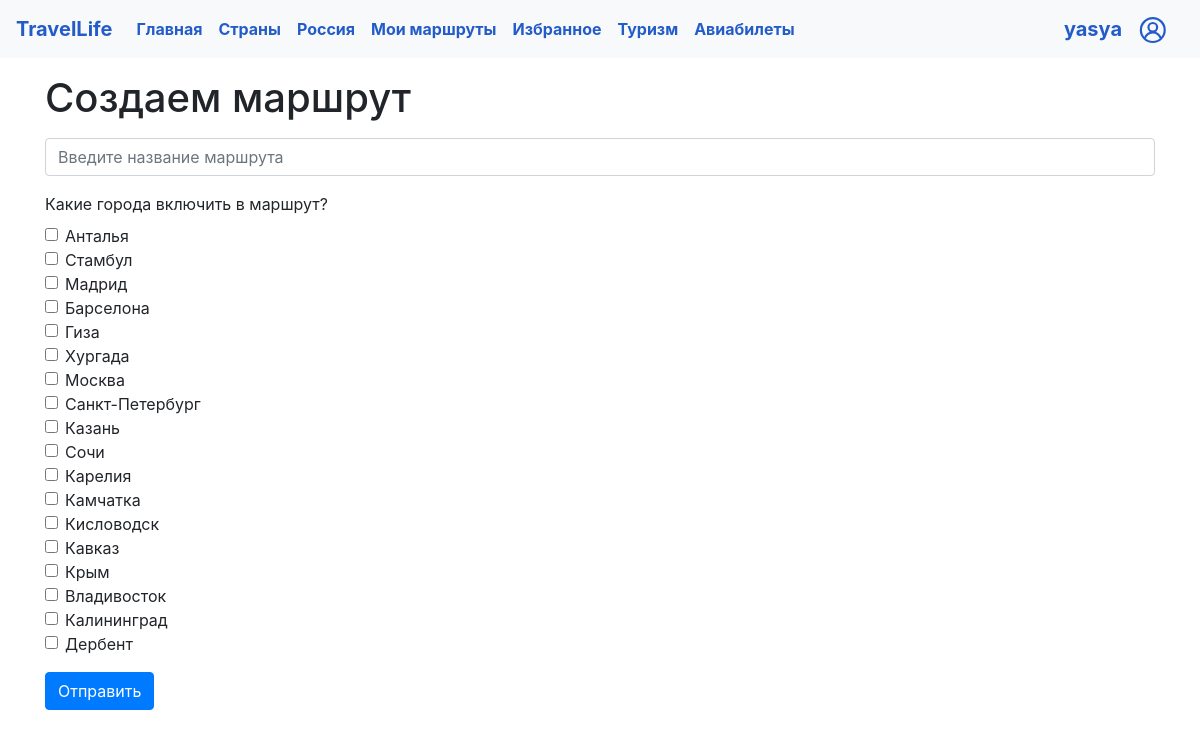
Screenshot of /create_plan (signed in) with the database file from the repository.
### data/users.py (models this page shows, shortened)
class User(SqlAlchemyBase, UserMixin):
    __tablename__ = 'users'
    id = sqlalchemy.Column(sqlalchemy.Integer,
                           primary_key=True, autoincrement=True)
    surname = sqlalchemy.Column(sqlalchemy.String, nullable=True)
    name = sqlalchemy.Column(sqlalchemy.String, nullable=True)
    age = sqlalchemy.Column(sqlalchemy.Integer, nullable=True)
    email = sqlalchemy.Column(sqlalchemy.String,
                              index=True, unique=True, nullable=True)
    hashed_password = sqlalchemy.Column(sqlalchemy.String, nullable=True)
    liked_countries = sqlalchemy.Column(sqlalchemy.String, nullable=True)
    liked_cities = sqlalchemy.Column(sqlalchemy.String, nullable=True)
    plans = sqlalchemy.Column(sqlalchemy.String, nullable=True)

### data/cities.py (models this page shows)
class City(SqlAlchemyBase, UserMixin):
    __tablename__ = 'cities'
    id = sqlalchemy.Column(sqlalchemy.Integer,
                           primary_key=True, autoincrement=True)
    name = sqlalchemy.Column(sqlalchemy.String, nullable=True)
    tourism = sqlalchemy.Column(sqlalchemy.String, nullable=True)
    text = sqlalchemy.Column(sqlalchemy.String, nullable=True)

### data/russian_cities.py (models this page shows)
class RussianCity(SqlAlchemyBase, UserMixin):
    __tablename__ = 'russian_cities'
    id = sqlalchemy.Column(sqlalchemy.Integer,
                           primary_key=True, autoincrement=True)
    city = sqlalchemy.Column(sqlalchemy.String, nullable=True)
    subject = sqlalchemy.Column(sqlalchemy.String, nullable=True)
    tourism = sqlalchemy.Column(sqlalchemy.String, nullable=True)

### main.py (the view, shortened to what this page needs)
@app.route('/create_plan', methods=['POST', 'GET'])
def create_plan():
    db_sess = db_session.create_session()
    cities = db_sess.query(City.name).all()
    cities_new = [x[0] for x in cities]
    russian_cities = db_sess.query(RussianCity.city).all()
    russian_cities_new = [x[0] for x in russian_cities]
    list_cities = cities_new + russian_cities_new
    selected_city = []
    plans = current_user.plans
    id = current_user.id
    if request.method == 'GET':
        return render_template('create_plan.html', title='Создаю маршрут', cities=list_cities)

### data/db_session.py (called while the page is built)
def create_session() -> Session:
    global __factory
    return __factory()

### main.py (called while the page is built)
@login_manager.user_loader
def load_user(user_id):
    db_sess = db_session.create_session()
    return db_sess.query(User).get(user_id)

### templates/create_plan.html (shortened to what this page needs)
{% extends "base.html" %}
{% block content %}
<div class="login_form" method="post">
        <h1>Создаем маршрут</h1>
    <form class="login_form" method="post">
        <input type="name" class="form-control" id="name" placeholder="Введите название маршрута" name="name">
        <div class="form-group">
            <label for="form-check">Какие города включить в маршрут?</label>
            {% set cities_list = cities %}
            {% for city in cities_list %}
            <div class="form-check">
                <input class="form-check-input" type="checkbox" name="{{city}}" id="{{city}}" value="{{city}}">
                <label class="form-check-label" for="{{city}}">
                    {{city}}
                </label>
            </div>
            {% endfor %}
        </div>
        <button type="submit" class="btn btn-primary">Отправить</button>
    </form>
</div>
{% endblock %}

### templates/base.html (shortened to what this page needs)
<!DOCTYPE html>
 <html lang="en">
 <head>
     <link rel="stylesheet"
           href="https://stackpath.bootstrapcdn.com/bootstrap/4.4.1/css/bootstrap.min.css"
>
 </head>
 <body>
 <link rel="stylesheet" type="text/css" href="/static/css/base.css" />
 <header>
     <nav class="navbar navbar-expand-lg navbar-light bg-light">
  <a class="navbar-brand" href="/"><strong>TravelLife</strong></a>
  <div class="collapse navbar-collapse" id="navbarSupportedContent">
    <ul class="navbar-nav mr-auto">
      <li class="nav-item active">
        <a class="nav-link" href="/"><strong>Главная</strong> <span class="sr-only">(current)</span></a>
      </li>
      <li class="nav-item active">
        <a class="nav-link" href="/countries"><strong>Страны</strong></a>
      </li>
      <li class="nav-item active">
        <a class="nav-link" href="/russian_cities"><strong>Россия</strong></a>
      </li>
        <li class="nav-item active">
        <a class="nav-link" href="/my_plans"><strong>Мои маршруты</strong></a>
      </li>
        <li class="nav-item active">
        <a class="nav-link" href="/liked"><strong>Избранное</strong></a>
      </li>
      <li class="nav-item active">
        <a class="nav-link" href="/tourism"><strong>Туризм</strong></a>
      </li>
      <li class="nav-item active">
        <a class="nav-link" href="/fly"><strong>Авиабилеты</strong></a>
      </li>
    </ul>
       {% if current_user.is_authenticated %}
      <a class="navbar-brand pull-right"><strong>{{ current_user.name }}</strong></a>
        {% else %}
            <p>
                <a class="btn btn-primary " href="/register">Зарегистрироваться</a>
                <a class="btn btn-success" href="/login">Войти</a>
            </p>
{% endif %}
      <a class="navbar-brand pull-right" href="/my_profile">
            <img src="/static/img/profile2.svg" width="30" height="30" alt="">
        </a>
  </div>
</nav>
 </header>
 <main role="main" class="container">
     {% block content %}{% endblock %}
 </main>
 </body>
 </html>

### static/css/base.css (style rules this page uses)
strong { color: #235cc9 }

### rows the page displays
User: name "yasya"
City: name "Анталья"
City: name "Стамбул"
City: name "Мадрид"
City: name "Барселона"
City: name "Гиза"
City: name "Хургада"
RussianCity: city "Москва"
RussianCity: city "Санкт-Петербург"
RussianCity: city "Казань"
RussianCity: city "Сочи"
RussianCity: city "Карелия"
RussianCity: city "Камчатка"
RussianCity: city "Кисловодск"
RussianCity: city "Кавказ"
RussianCity: city "Крым"
RussianCity: city "Владивосток"
RussianCity: city "Калининград"
RussianCity: city "Дербент"
